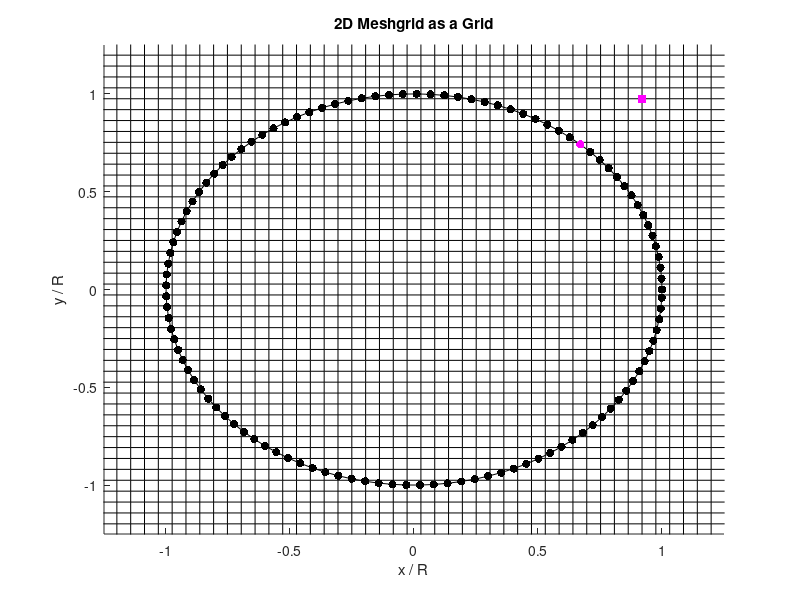

Reproduce this figure in MATLAB. (Note: this script raises an error after producing the figure.)
%% Immersed Boundary Method
clear; clc; close all;
% 
% set(0,'defaulttextInterpreter','latex')
% set(0,'defaultAxesTickLabelInterpreter','latex'); 
% set(0,'defaultLegendInterpreter','latex');
set(0,'defaultLineLineWidth',0.05);
% set(0,'defaultAxesFontSize',35)

Nx = 450; %256; % number of grid point along one direction
L = 2.0*pi; %2.0*pi
x = linspace(-L/2,L/2,Nx+2); % periodic grid
dx = x(2)-x(1);
y = x;
dy = y(2)-y(1);

[X,Y] = meshgrid(x,y); % make 2D grid
X_scaled = X / 0.25;
Y_scaled = Y / 0.25;

%%%%%%%%%%%%
% Make immersed boundary mats
rad = 0.25;
dth = dx/rad;
theta = (0:dth:(2*pi))';
Nib = length(theta);
xib = rad*cos(theta);
yib = rad*sin(theta);
n_x = cos(theta);
n_y = sin(theta);
xib_scaled = xib / 0.25;
yib_scaled = yib / 0.25;

X_i = 0.919491;
Y_i = 0.975217;
x_i = 0.67051;
y_i = 0.741901;

figure;
set(gca, 'Color', [0.8 0.9 1.0]); 
patch(xib_scaled, yib_scaled, [1, 1, 1]); 
hold on;
plot(X_scaled, Y_scaled, 'k-', X_scaled', Y_scaled', 'k-'); % Plots horizontal and vertical lines in blue


xib_scaled(16) = NaN;
find_xib = xib_scaled - x_i;
find_Xib = X_scaled - X_i;
zero_locations = (find_Xib == 0);
X_scaled(zero_locations) = NaN;
Y_scaled(zero_locations) = NaN;

scatter(xib_scaled,yib_scaled,'filled', 'MarkerFaceColor', 'k')
scatter(x_i,y_i,'filled', 'MarkerFaceColor', 'm')
scatter(X_i,Y_i,'s','filled', 'MarkerFaceColor', 'm')
xlabel('x / R');
ylabel('y / R');
xlim([-1.25, 1.25]);
ylim([-1.25, 1.25]);
title('2D Meshgrid as a Grid');
hold off;

%% Regularized Deltas
set(0,'defaultLineLineWidth',5);
set(0,'defaulttextInterpreter','latex')
set(0,'defaultAxesTickLabelInterpreter','latex'); 
set(0,'defaultLegendInterpreter','latex');
set(0,'defaultAxesFontSize',15)

delta_a = @(r,a) ((1/(2*pi*a^2))*exp(-0.5*(r/a).^2)); 
delta = @(r) delta_a(r,1.2*dx);
delta_r = @(r) (1/(1.2*dx))^2*r.*delta_a(r,1.2*dx);

plot_r = linspace(-0.05,0.05,Nx+2);

figure;

% Create the first (top) plot in a 2x1 grid, position 1
ax1 = subplot(2, 1, 1);
plot(ax1, plot_r, delta(plot_r));
xlabel(ax1, '$\mathbf{x}_i - \mathbf{X}_g$', 'Interpreter', 'latex');
ylabel(ax1, '$\delta_h$', 'Interpreter', 'latex');
ax1.YLabel.Rotation = 90;
%title(ax1, '$\delta_h(\mathbf{x}_i - \mathbf{X}_g)$', 'Interpreter', 'latex');

% Create the second (bottom) plot in a 2x1 grid, position 2
ax2 = subplot(2, 1, 2);
plot(plot_r, delta_r(plot_r));
xlabel(ax2, '$\mathbf{x}_i - \mathbf{X}_g$', 'Interpreter', 'latex');
ylabel(ax2, '$\frac{\partial\delta_h}{\partial\nu_i}$', 'Interpreter', 'latex');
ax2.YLabel.Rotation = 90;
ylim(ax2, [-25000, 25000])
%title(ax2, '$\frac{\partial\delta_h}{\partial\nu_i}(\mathbf{x}_i - \mathbf{X}_g)$', 'Interpreter', 'latex');

%% Electric Double Layer Comparison
clear; clc; close all;
% 
% set(0,'defaulttextInterpreter','latex')
% set(0,'defaultAxesTickLabelInterpreter','latex'); 
% set(0,'defaultLegendInterpreter','latex');
set(0,'defaultLineLineWidth',0.5);
set(0,'defaulttextInterpreter','latex')
set(0,'defaultAxesTickLabelInterpreter','latex'); 
set(0,'defaultLegendInterpreter','latex');
set(0,'defaultAxesFontSize',20)
% set(0,'defaultAxesFontSize',35)

Nx = 450; %256; % number of grid point along one direction
L = 4.0*pi; %2.0*pi
x = linspace(-L/2,L/2,Nx+2); % periodic grid
dx = x(2)-x(1);
y = x;
dy = y(2)-y(1);

[X,Y] = meshgrid(x,y); % make 2D grid
X_scaled = X;
Y_scaled = Y;

%%%%%%%%%%%%
% Make immersed boundary mats
rad = 1;
rad_defuse = 1.1;
dth = dx/rad;
theta = (0:dth:(2*pi+dth))';
Nib = length(theta);
xib = rad*cos(theta);
yib = rad*sin(theta);
n_x = cos(theta);
n_y = sin(theta);
xib_defuse = rad_defuse*cos(theta);
yib_defuse = rad_defuse*sin(theta);



figure;
set(gca, 'Color', [0.8 0.9 1.0]); 
patch(xib, yib, [1, 1, 1]); 
hold on;
plot(xib_defuse, yib_defuse, '-k');
xlim([-4*pi, 4*pi]);
ylim([-4*pi, 4*pi]);
xlabel('x / R');
ylabel('y / R');
%plot(X_scaled, Y_scaled, 'k-', X_scaled', Y_scaled', 'k-'); % Plots horizontal and vertical lines in blue

figure;
set(0,'defaultLineLineWidth',2);
set(gca, 'Color', [0.8 0.9 1.0]); 
p = patch(xib, yib, [1, 1, 1]); 
set(p, 'LineWidth', 2)
hold on;
plot(xib_defuse, yib_defuse, '-k');
xlim([-1.25, 1.25]);
ylim([-1.25, 1.25]);
xlabel('x / R');
ylabel('y / R');
